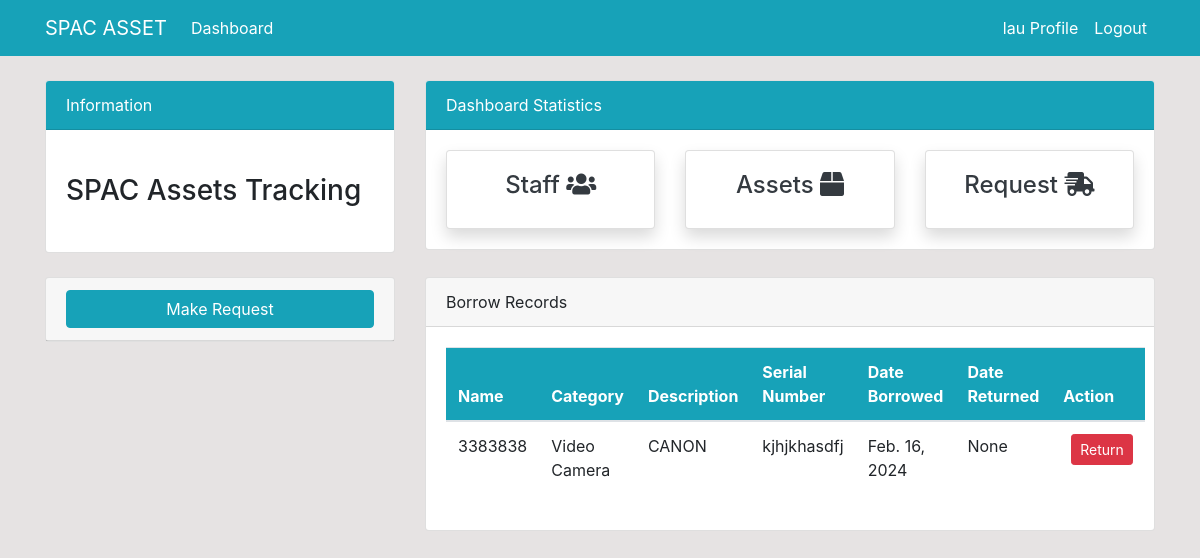
Before: /dashboard/ (signed in) with the older database file.
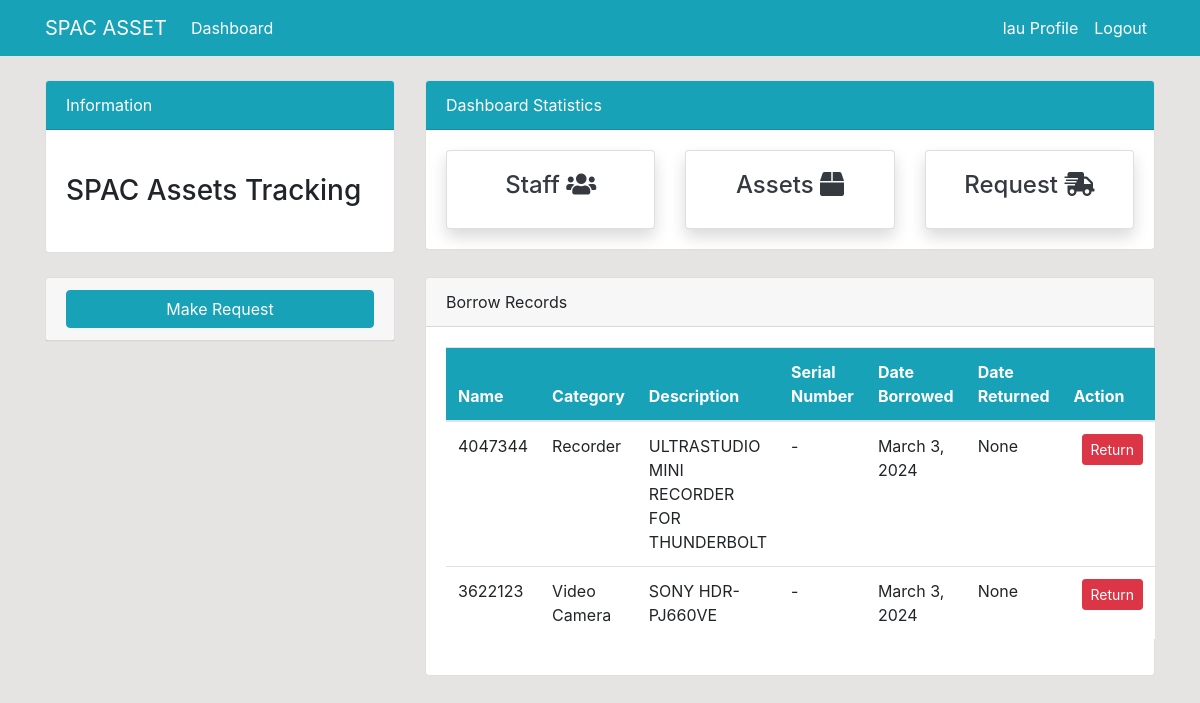
After: the same page with the newer database file.
### dashboard/models.py (models this page shows, shortened)
class BorrowTransaction(models.Model):
    asset = models.ForeignKey(Assets, on_delete=models.CASCADE)
    staff_member = models.ForeignKey(User, on_delete=models.CASCADE)
    date_borrowed = models.DateField(auto_now=True)
    date_returned = models.DateField(null=True, blank = True)

class Assets(models.Model):
    name = models.CharField(max_length = 100, null = True, verbose_name="Registration Number")
    category = models.CharField(max_length = 100, choices=CATEGORY, null = True)
    description = models.CharField(max_length=200, null = True)
    serial_number = models.CharField(max_length = 100, null = True)
    note = models.CharField(max_length=200, null = True)
    is_available = models.BooleanField(default=True)
    date_added = models.DateField()
    class Meta:
        verbose_name_plural = 'Store'

### dashboard/views.py (the view)
# urls.py: path('', views.index, name = 'dashboard-index'),
@login_required(login_url='user-login')
def index(request):
    borrow = BorrowTransaction.objects.all().filter(date_returned=None)
    if request.method=='POST':
        form = BorrowForm(request.POST)
        if form.is_valid():
            instance = form.save(commit=False)
            instance.staff = request.user
            instance.save()
            name = form.cleaned_data.get('asset')
            messages.success(request, f'{name} borrowed!')
            return redirect('dashboard-index')
    else:
        form = BorrowForm()
    context = {
        'borrow': borrow,
        'form': form
    }
    return render(request, 'dashboard/index.html', context)

### templates/dashboard/index.html (shortened to what this page needs)
{% extends 'partials/base.html' %}
{% load crispy_forms_tags %}
{% block content %}
{% if user.is_authenticated %}
{% include 'partials/topside.html' %}
<div>
    <div class="row mt-4">
        <div class="col-md-4">
            <div class="card">
                <div class="card-header">
                    <a class="btn btn-info btn-block" href="{% url 'dashboard-assets-borrow' %}">Make Request</a>
                </div>
            </div>
        </div>
        <div class="col-md-8">
            <div class="card">
                <div class="card-header">
                    Borrow Records
                </div>
                <div class="card-body">
                    <table class="table bg-white">
                        <thead class="bg-info text-white">
                            <tr>
                                <th scope="col">Name</th>
                                <th scope="col">Category</th>
                                <th scope="col">Description</th>
                                <th scope="col">Serial Number</th>
                                <th scope="col">Date Borrowed</th>
                                <th scope="col">Date Returned</th>
                                <th scope="col">Action</th>
                            </tr>
                        </thead>
                        <tbody>
                            {% for borrow in borrow %}
                            {% if borrow.staff_member == user %}
                            <tr>
                                <td>{{ borrow.asset.name }}</td>
                                <td>{{ borrow.asset.category }}</td>
                                <td>{{ borrow.asset.description }}</td>
                                <td>{{ borrow.asset.serial_number }}</td>
                                <td>{{ borrow.date_borrowed }}</td>
                                <td>{{ borrow.date_returned }} </td>  <td>
                                    {% if not borrow.date_returned %}
                                        <a class="btn btn-danger btn-sm ml-2" href="{% url 'dashboard-assets-return' borrow.asset.id %}">Return</a>
                                    {% endif %}
                                </td>
                            </tr>
                            {% endif %}
                            {% endfor %}
                        </tbody>
                    </table>
                </div>
            </div>
        </div>
    </div>
</div>
{% endif%}
{% endblock %}

### templates/partials/base.html (shortened to what this page needs)
{% load static %}
<!doctype html>
<html lang="en">
<head>
    <link rel="stylesheet" href="https://cdn.jsdelivr.net/npm/bootstrap@4.6.0/dist/css/bootstrap.min.css"
>
    <link rel="stylesheet" href="https://use.fontawesome.com/releases/v5.15.2/css/all.css"
>
    <link href="https://cdn.jsdelivr.net/npm/select2@4.1.0-rc.0/dist/css/select2.min.css" rel="stylesheet" />
    <link rel="stylesheet" href="{% static 'style.css' %}">
</head>
<body>
    {% include 'partials/nav.html' %}
    <div class="container">
        {% block content %}
        {% endblock %}
    </div>
</body>
</html>

### templates/partials/nav.html (shortened to what this page needs)
<nav class="navbar navbar-expand-lg navbar-info bg-info">
    <div class="container">
        {% if user.is_authenticated %}
        <a class="navbar-brand text-white" href="{% url 'dashboard-index' %}">SPAC ASSET</a>
        <div class="collapse navbar-collapse" id="navbarSupportedContent">
            <ul class="navbar-nav mr-auto">
                <li class="nav-item active">
                    <a class="nav-link text-white" href="{% url 'dashboard-index' %}">Dashboard </a>
                </li>
            </ul>
            <ul class="navbar-nav ml-auto">
                <li class="nav-item active">
                    <a class="nav-link text-white" href="{% url 'user-profile' %}">{{ user.username }} Profile
                        <span class="sr-only">(current)</span></a>
                </li>
                <li class="nav-item">
                    <a class="nav-link text-white" href="{% url 'user-logout' %}">Logout</a>
                </li>
            </ul>
            {% endif %}
        </div>
    </div>
</nav>

### templates/partials/topside.html (shortened to what this page needs)
<div class="row">
    <div class="col-md-4 mt-4">
        <div class="card">
            <div class="card-header bg-info text-white">
                Information
            </div>
            <div class="card-body">
                <marquee behavior="" direction="">
                    <h3 class="my-4">SPAC Assets Tracking</h3>
                </marquee>
            </div>
        </div>
    </div>
    <div class="col-md-8 mt-4">
        <div class="card">
            <div class="card-header bg-info text-white">
                Dashboard Statistics
            </div>
            <div class="card-body">
                <div class="row">
                    <div class="col-md-4">
                        <a class="text-decoration-none text-dark" href="{% url 'dashboard-staff' %}">
                            <div class="card my-card shadow">
                                <div class="card-body text-center">
                                    <h4>Staff <i class="fas fa-users"></i></h4>
                                </div>
                            </div>
                        </a>
                    </div>
                    <div class="col-md-4">
                        <a class="text-decoration-none text-dark" href="{% url 'dashboard-assets' %}">
                            <div class="card my-card shadow">
                                <div class="card-body text-center">
                                    <h4>Assets <i class="fas fa-box"></i></h4>
                                </div>
                            </div>
                        </a>
                    </div>
                    <div class="col-md-4">
                        <a class="text-decoration-none text-dark" href="{% url 'dashboard-assets-borrow' %}">
                            <div class="card my-card shadow">
                                <div class="card-body text-center">
                                    <h4>Request <i class="fas fa-shipping-fast"></i></h4>
                                </div>
                            </div>
                        </a>
                    </div>
                </div>
            </div>
        </div>
    </div>
</div>

### static/style.css (style rules this page uses)
body { background: rgb(230, 227, 227); }

Changed rows visible on the page:
removed BorrowTransaction: asset.name "3383838", asset.category "Video Camera", asset.description "CANON", asset.serial_number "kjhjkhasdfj", date_borrowed "Feb. 16, 2024", date_returned "None", shows "Return"
added BorrowTransaction: asset.name "4047344", asset.category "Recorder", asset.description "ULTRASTUDIO MINI RECORDER FOR THUNDERBOLT", asset.serial_number "-", date_borrowed "March 3, 2024", date_returned "None", shows "Return"
added BorrowTransaction: asset.name "3622123", asset.category "Video Camera", asset.description "SONY HDR-PJ660VE", asset.serial_number "-", date_borrowed "March 3, 2024", date_returned "None", shows "Return"
